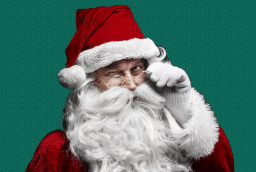
#> input picture homework4/data/santaclaus2.jpg, 256 x 172 px
$ jupyter execute --allow-errors Clustering.ipynb   (shell and % lines are left out)
#> lines starting #> are read from the running program, lines starting #| are printed output that depends on the picture
## Clustering: k-means and linkage-based clustering

In this notebook we are going to practice with the k-means and the linkage-based (called "agglomerative" in scikit learn) clustering algorithms.

In particular you are going to implement the k-means algorithm from scratch and to compare the results with the implementation already present in the sklearn library.

[cell 1]
# Load the required packages
# If a package is missing in your setup, install it with 'conda install <package_name>'
# or with 'pip install <package_name>'

import numpy as np
import scipy as sp
import imageio as imio
import matplotlib.pyplot as plt

import sklearn
from sklearn.datasets.samples_generator import make_blobs
from sklearn.cluster import KMeans
from sklearn.datasets import load_sample_image
from skimage import data, color
from skimage.transform import rescale, resize, downscale_local_mean

from mpl_toolkits.mplot3d import Axes3D #3d plotting functions
from matplotlib import pyplot
from PIL import Image

from copy import deepcopy  #deepcopy ensures that a copy of all the object data is performed (not just the pointers)

print ('scikit-learn version: ', sklearn.__version__)

## TO DO:

Place your ID number in the ID variable, it will be used as random seed (as usual the random seed can affect a little bit the results, try to change it)

#> (a cell that did not finish here is left out)

[cell 3]
# load the provided images and display them (if you like you can experiment with other images)
image1 = imio.imread('data/santaclaus2.jpg')
#> image1 is the input picture: shape (172, 256, 3); mean R, G, B 86.3, 117.9, 110.9
image2  = imio.imread("data/landscape.jpg")
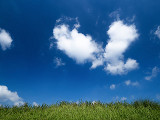
#> input picture homework4/data/landscape.jpg, 160 x 120 px
#> image2 is the input picture: shape (120, 160, 3); mean R, G, B 52.8, 102.5, 142.2
image3  = imio.imread("data/reindeer.jpg")
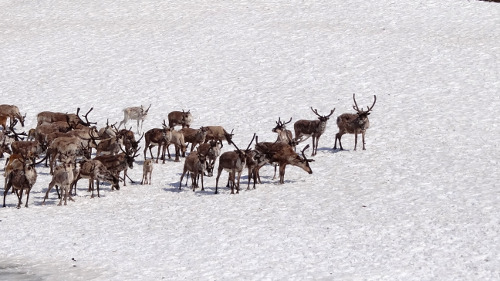
#> input picture homework4/data/reindeer.jpg, 500 x 281 px
#> image3 is the input picture: shape (281, 500, 3); mean R, G, B 205.1, 200.8, 204.1


ax = plt.axes(xticks=[], yticks=[])
ax.imshow(image1)
plt.show()
print("Santa Claus image: ",image1.shape)
#| Santa Claus image:  (172, 256, 3)

ax2 = plt.axes(xticks=[], yticks=[])
ax2.imshow(image2)
plt.show()
print("Landscape image: ",image2.shape)
#| Landscape image:  (120, 160, 3)

ax3 = plt.axes(xticks=[], yticks=[])
ax3.imshow(image3)
plt.show()
print("Reindeer image: ",image3.shape)
#| Reindeer image:  (281, 500, 3)

We are going to start by using the Santa Claus image.

[cell 4]
# reshape the data to a matrix of num_pixels x 3
# (divide by 255 to have colors in [0 1] range for plotting functions of sklearn)

data = image1.reshape(image1.shape[0]*image1.shape[1], 3)/255

print(data.shape)
#| (44032, 3)
print(data)
#> (printed output is left out)

[cell 5]
# Plot the points in the 3-dimensional space with normalized intervals between 0 and 1
# (corresponding to the three channels of the image, i.e. Red Green and Blue)

fig = pyplot.figure()
axis = fig.add_subplot(1, 1, 1, projection="3d")
r, g, b = list(data[:,0]), list(data[:,1]), list(data[:,2])

axis.scatter(r, g, b, c=data, s=5, marker="o")
axis.set_xlabel("Red")
axis.set_ylabel("Green")
axis.set_zlabel("Blue")
pyplot.show()
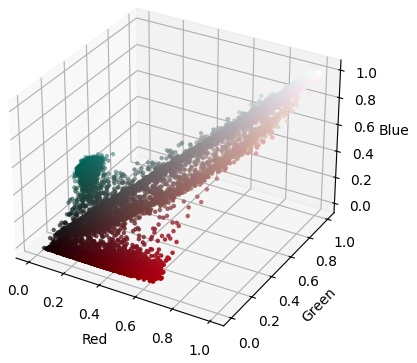
#> figure drawn by matplotlib, 1 panel
